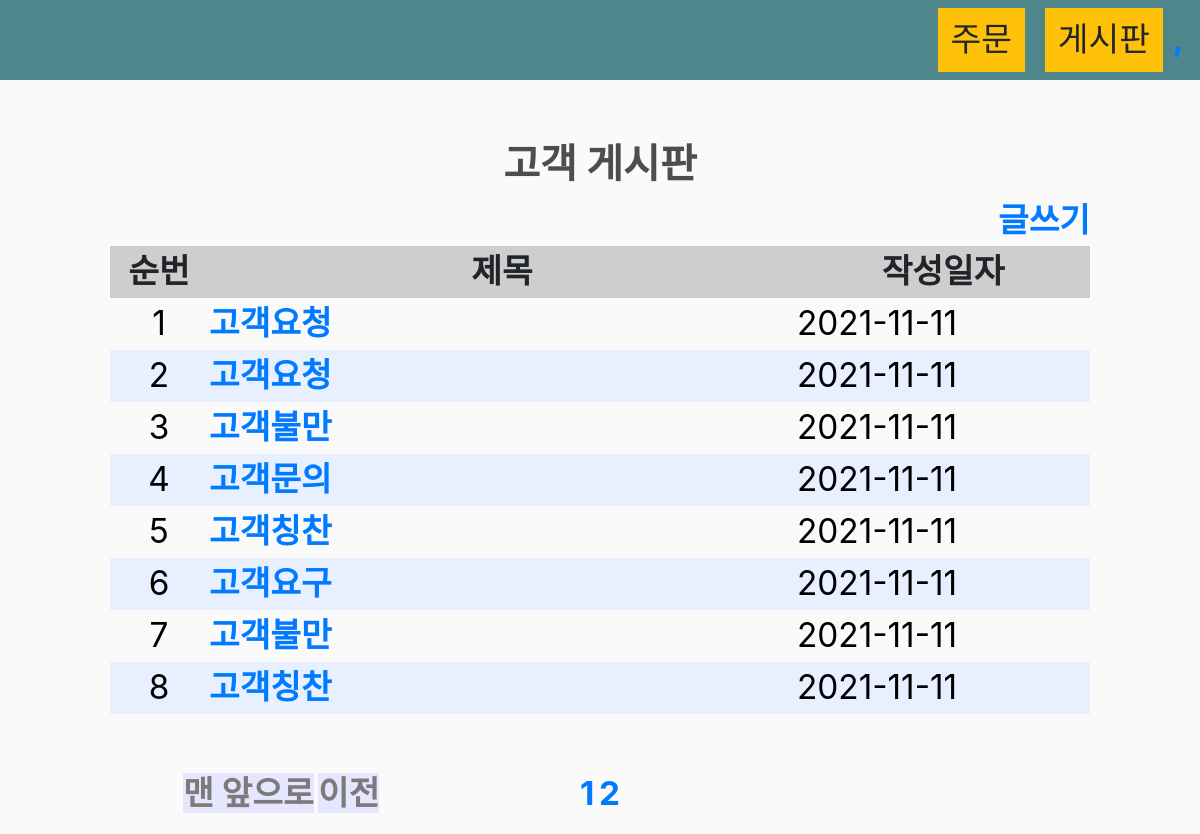
/board/?page=2, run on the app's committed database.
### board/models.py (models this page shows, shortened)
class Board(models.Model):
    title = models.CharField(max_length=100)
    content = models.CharField(max_length=500)
    author = models.CharField(max_length=100)
    like_count = models.PositiveIntegerField(default=0) # 양수입력 필드
    pub_date = models.DateTimeField()

### board/views.py (the view)
# urls.py: path('', views.index, name='index'),
def index(request):
    all_boards = Board.objects.all().order_by("-pub_date") # 모든 데이터 조회, 내림차순(-표시) 조회
    paginator = Paginator(all_boards, 10)
    page = int(request.GET.get('page', 1))
    board_list = paginator.get_page(page)
    return render(request, 'board/index.html', {'title':'고객 게시판', 'board_list':board_list})

### board/templates/board/index.html (shortened to what this page needs)
<!DOCTYPE html>
{% load static %}
<html lang="kr">
<head>
    <link rel="stylesheet" href="https://stackpath.bootstrapcdn.com/bootstrap/4.4.1/css/bootstrap.min.css"
>
    <link rel="stylesheet" type="text/css" href="{% static 'css/main.css' %}">
</head>
<body>
    <nav class="navbar navbar-expand-lg navbar-dark bg-dark">
        <div class="collapse navbar-collapse" id="navbarSupportedContent">
            <div class="form-inline my-2 my-lg-0">
                <a href="{% url 'store' %}" class="btn btn-warning">주문</a>
                <a href="{% url 'board:index' %}" class="btn btn-warning">게시판</a>
                <a href="#"> {{table}},
            </div>
        </div>
    </nav>
    <div class="container">
        <br>
        {% block content %}
        <body>
            <div class="content">
                <div class="header">
                    <h2>{{ title }}</h2>
                </div>
                <div style="text-align:right">
                    <a href="{% url 'board:write' %}">글쓰기</a>
                </div>
                <div>
                    <table class="board">
                        <thead>
                            <tr class="header">
                                <th style="width:10%;">순번</th>
                                <th style="width:60%">제목</th>
                                <th style="width:30%">작성일자</th>
                            </tr>
                        </thead>
                        <tbody>
                        {% if board_list %}
                            {% for data in board_list %}
                            <tr class="{% cycle '' 'even_bgcolor' %}">
                                <td style="text-align:center;">{{ forloop.counter }}</td>
                                <td>
                                    <a href="{% url 'board:detail' data.id %}">
                                        {{ data.title }}
                                    </a>
                                </td>
                                <td>{{ data.pub_date|date:'Y-m-d' }}</td>
                            </tr>
                            {% endfor %}
                        {% else %}
                            <tr>
                                <td>작성된 게시글이 없습니다.</td>
                            </tr>
                        {% endif %}
                        </tbody>
                    </table>
                </div>
                <div style="text-align:center">
                    <div class="pagination">
                        <div style="width:35%; margin: 5px;">
                        {% if board_list.has_previous %}
                            <a class="abutton" href="?page=1">맨 앞으로</a>
                            <a class="abutton" href="?page={{ board_list.previous_page_number }}">이전</a>
                        {% endif %}
                        </div>
                        <div style="width:30%; margin: 5px;">
                        {% for page in board_list.paginator.page_range %}
                            {% if page >= board_list.number|add:-2 and page <= board_list.number|add:2 %}
                            <span class="{% if page == board_list.number %}current{% endif %}">
                                <a href="?page={{ page }}">{{ page}}</a>
                            </span>
                            {% elif page >= board_list.number|add:-3 and page <= board_list.number|add:3 %}
                                ..
                            {% endif %}
                        {% endfor %}
                        </div>
                        <div style="width:35%; margin: 5px;">
                        </div>
                    </div>
                </div>
            </div>
        </body>
        {% endblock content %}
    </div>
</body>
</html>

### static/css/main.css (style rules this page uses)
body { background-color: hsl(0, 0%, 98%); }
h1,h2,h3,h4,h5,h6 { color:hsl(0, 0%, 30%); }
.btn { border-radius: 0; font-size: 25pt; text-align: center; margin-inline: 10px; }
.bg-dark { background-color: #4f868c!important; }
thead { background-color:#cecece; }
.content { max-width:1000px; margin: auto; padding:10px; }
.header { text-align: center; font-size: 25pt; }
.board { width: 100%; margin-bottom: 50px; }
.even_bgcolor { background-color:#e8efff; }
.pagination { display: flex; }
.current { font-weight: bold; }
a { text-decoration: none; text-align: center; font-size: 25pt; font-weight: bold; }
.abutton { background-color: #e6e6ff; color: #7b7b7b; font-size: 25pt; margin-bottom: 200px; }
td { display: table-cell; vertical-align: inherit; font-size: 25pt; color: #000000; }
h1, h2, h3, h4, h5, h6 { color: hsl(0, 0%, 30%); font-size: 30pt; font-weight: bold; }
div { display: block; }

### data on the page
Board: title "고객요청", pub_date "2021-11-11"
Board: title "고객요청", pub_date "2021-11-11"
Board: title "고객불만", pub_date "2021-11-11"
Board: title "고객문의", pub_date "2021-11-11"
Board: title "고객칭찬", pub_date "2021-11-11"
Board: title "고객요구", pub_date "2021-11-11"
Board: title "고객불만", pub_date "2021-11-11"
Board: title "고객칭찬", pub_date "2021-11-11"

### other printed values
{{ title }} "고객 게시판"
{{ page }} "1" "2"
